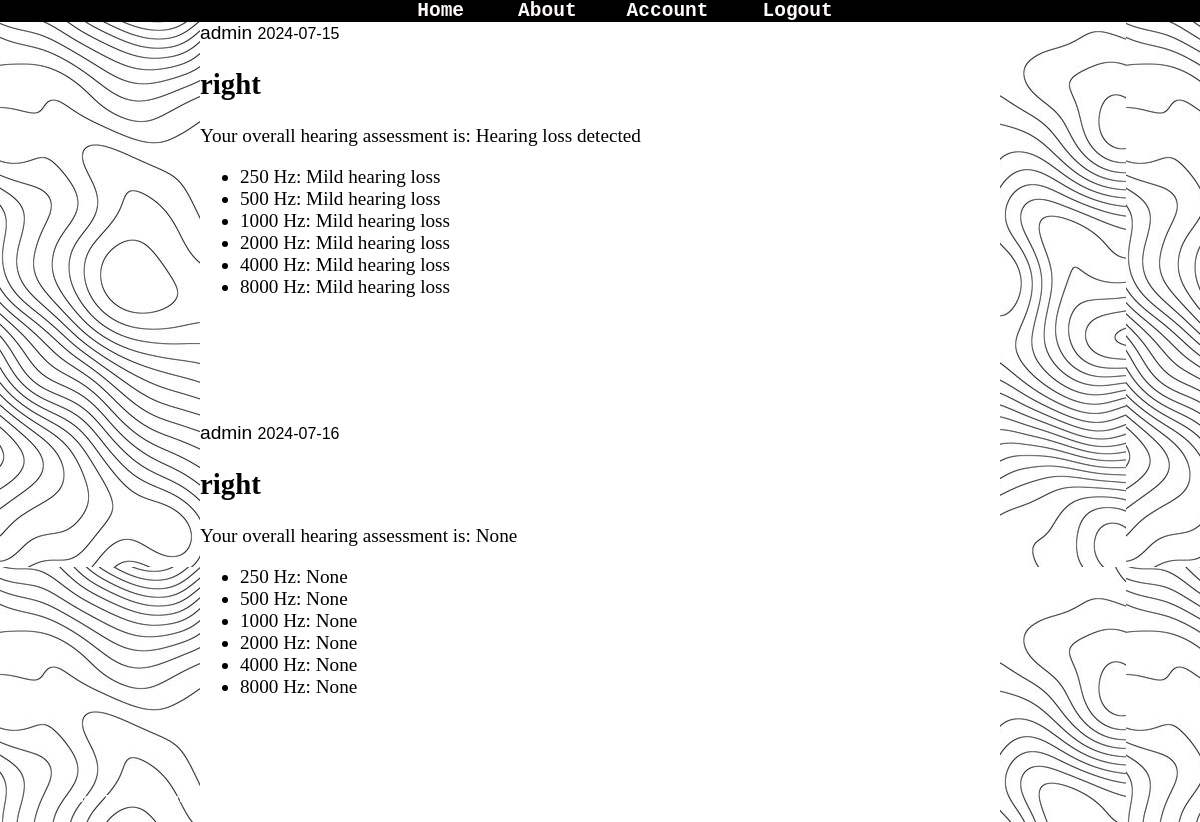
Page /account (signed in) on the committed database.
### app/models.py (models this page shows, shortened)
class TestResult(db.Model):
    id = db.Column(db.Integer, primary_key=True)
    ear = db.Column(db.String(20))
    f250db = db.Column(db.String(50))
    f500db = db.Column(db.String(50))
    f1000db = db.Column(db.String(50))
    f2000db = db.Column(db.String(50))
    f4000db = db.Column(db.String(50))
    f8000db = db.Column(db.String(50))
    overall_assessment = db.Column(db.String(100))
    date = db.Column(db.DateTime, default=datetime.utcnow)
    user_id = db.Column(db.Integer, db.ForeignKey('user.id'))

class User(db.Model, UserMixin):
    id = db.Column(db.Integer, primary_key=True)
    username = db.Column(db.String(20), unique=True, nullable=False)
    email = db.Column(db.String(120), unique=True, nullable=False)
    image_file = db.Column(db.String(20), nullable=False, default='default.jpg')
    password = db.Column(db.String(60), nullable=False)
    test_results = db.relationship('TestResult', backref='user', lazy=True)
    left_test = db.relationship('LTestvalue', backref='user', lazy=True, uselist=False)
    right_test = db.relationship('RTestvalue', backref='user', lazy=True, uselist=False)

### app/routes.py (the view)
@app.route("/account")
@login_required
def account():
    results = TestResult.query.filter_by(user_id=current_user.id).all()
    user = User.query.get(current_user.id).username
    return render_template('account.html', title='Account',results=results, user=user)

### app/models.py (called while the page is built)
@login_manager.user_loader
def load_user(user_id):
    return User.query.get(int(user_id))

### app/templates/account.html (shortened to what this page needs)
<!DOCTYPE html>
<html lang="en">
<head>
  <link rel="stylesheet" href="static/settings.css">
</head>
<body>
    <header class="site-header">
        <div class="navbar-nav mr-auto">
            <a class="nav-item " href="{{ url_for('home') }}">Home</a>
            <a class="nav-item" href="{{ url_for('about') }}">About</a>
          </div>
          <div class="navbar-nav">
            {% if current_user.is_authenticated %}
              <a class="nav-item nav-link" href="{{ url_for('account') }}">Account</a>
              <a class="nav-item nav-link" href="{{ url_for('logout') }}">Logout</a>
            {% else %}
              <a class="nav-item nav-link" href="{{ url_for('login') }}">Login</a>
              <a class="nav-item nav-link" href="{{ url_for('register') }}">Register</a>
            {% endif %}
          </div>
      </header>
      <main role="main" class="container">
        <div class="row">
          <div class="col-md-8">
<div  class="history">
{% for result in results %}
<article class="mediah content-section">
  <div class="media-bodyh">
    <div class="article-metadatah">
      <a class="link" href="#">{{ result.user.username }}</a>
      <small class="text-muted">{{ result.date.strftime('%Y-%m-%d') }}</small>
    </div>
    <h2><a class="link" href="{{ url_for('account', result_id=result.id) }}">{{ result.ear }}</a></h2>
    <p>Your overall hearing assessment is: {{ result.overall_assessment }}</p>
    <ul class="article-content">
      <li>250 Hz: {{ result.f250db }}</li>
      <li>500 Hz: {{ result.f500db }}</li>
      <li>1000 Hz: {{ result.f1000db }}</li>
      <li>2000 Hz: {{ result.f2000db }}</li>
      <li>4000 Hz: {{ result.f4000db }}</li>
      <li>8000 Hz: {{ result.f8000db }}</li>
          </div>
        </article>
        {% endfor %}
      </div>
    </main>
    <footer>
      <div>
    <ul class="container2">
      <a href="https://www.linkedin.com/in/asma-elhadi-006078169/"class="foot">Asma Elhadi (LinkedIn)</a>
     <a href="https://github.com/asma100" class="foot"> Asma Elhadi (Github)</a>
    </ul>
    </div>
    </footer>
  </body>
  </html>

### app/static/settings.css (style rules this page uses)
body { position: relative; background-image:url(settings.jpg); margin: 0; }
.site-header { display: flex; justify-content: center; background-color: rgb(0, 0, 0); width: 100%; }
.nav-item { margin-left: 50px; text-decoration:none ; color: rgb(253, 249, 249); font-weight: 900; font-size: 1.5em; font-family: monospace; }
.foot { margin-left: 30px; text-decoration:none ; color: rgb(255, 255, 255); font-weight: 900; font-size: 0.9em; font-family: monospace; }
.container2 { position: fixed; display: flex; justify-content: center; bottom:0px; width: 143; }
.mediah { display: flex; justify-content: center; }
.media-bodyh { font-size: larger; background-color: rgb(255, 255, 255); width: 800px; height: 400px; justify-content: center; }
.article-metadatah { width: 500px; font-family: sans-serif; text-decoration: none; margin-left: 0; }
.link { text-decoration: none; color: #000; }

### rows in the picture
TestResult: user.username "admin", date "2024-07-15", ear "right", overall_assessment "Hearing loss detected", f250db "Mild hearing loss", f500db "Mild hearing loss", f1000db "Mild hearing loss", f2000db "Mild hearing loss", f4000db "Mild hearing loss", f8000db "Mild hearing loss"
TestResult: user.username "admin", date "2024-07-16", ear "right", overall_assessment "None", f250db "None", f500db "None", f1000db "None", f2000db "None", f4000db "None", f8000db "None"
